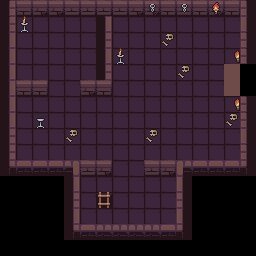

The image is a tile-based game level rendered from a .tmx file. Its description and source (layers, tilesets, objects; grid data summarised) follow:
An orthogonal 16x16 tile map with 16x16 px tiles, 3 tile layers (floor, walls, elements), 2 tilesets and 28 objects (10x item, 5x solid, 3x door, 2x enemy, 2x chest, ...).

<map version="1.10" tiledversion="1.11.2" orientation="orthogonal" renderorder="right-down" width="16" height="16" tilewidth="16" tileheight="16" infinite="0" nextlayerid="14" nextobjectid="151">
 <tileset firstgid="1" source="tilesets/Level1_DungeonEnvironment.tsx" />
 <tileset firstgid="1025" source="tilesets/Dungeon_Tileset.tsx" />
 <layer id="9" name="floor" width="16" height="16">
  <data>[256 cells, 157 non-empty, 2 distinct tile ids]</data>
 </layer>
 <layer id="2" name="walls" width="16" height="16">
  <data>[256 cells, 68 non-empty, 20 distinct tile ids]</data>
 </layer>
 <layer id="4" name="elements" width="16" height="16">
  <data>[256 cells, 14 non-empty, 7 distinct tile ids]</data>
 </layer>
 <objectgroup id="3" name="collisions">
  <object id="79" type="solid" x="0" y="0">
   <polygon points="0,0 256,0 256,64 240,64 240,16 112,16 112,96 80,96 80,80 96,80 96,16 16,16 16,80 48,80 48,96 16,96 16,160 112,160 112,176 0,176" />
  </object>
  <object id="80" x="240" y="96">
   <polygon points="0,0 16,0 16,80 -96,80 -96,64 0,64" />
  </object>
  <object id="81" type="solid" x="64" y="176">
   <polygon points="0,0 0,64 128,64 128,0 112,0 112,48 16,48 16,0" />
  </object>
  <object id="87" type="solid" x="112" y="48">
   <polygon points="0,0 16,0 16,16 0,16" />
  </object>
  <object id="88" type="solid" x="32" y="112">
   <polygon points="0,0 16,0 16,16 0,16" />
  </object>
  <object id="89" type="solid" x="16" y="16">
   <polygon points="0,0 0,16 16,16 16,0" />
  </object>
 </objectgroup>
 <objectgroup id="11" name="doors">
  <object id="98" template="blueprints/door.tx" type="door" x="112" y="160" />
  <object id="101" template="blueprints/door.tx" type="door" x="48" y="80">
   <properties>
    <property name="id" value="door_02" />
   </properties>
  </object>
  <object id="102" template="blueprints/door.tx" type="door" x="240" y="64" width="16" height="32">
   <properties>
    <property name="id" value="door_lateral_01" />
    <property name="lateral" type="bool" value="true" />
   </properties>
  </object>
 </objectgroup>
 <objectgroup id="10" name="triggers">
  <object id="104" type="exit" x="256" y="64" width="16" height="32">
   <properties>
    <property name="final" type="bool" value="false" />
    <property name="targetLevel" value="next" />
   </properties>
  </object>
 </objectgroup>
 <objectgroup id="12" name="spawns">
  <object id="106" type="player_spawn" x="96" y="192" width="16" height="16">
   <properties>
    <property name="id" value="player_start" />
   </properties>
  </object>
  <object id="108" type="enemy" x="208" y="64" width="16" height="16">
   <properties>
    <property name="aggroTiles" type="float" value="5" />
    <property name="enemyType" value="skeleton" />
    <property name="lives" type="int" value="3" />
    <property name="moveSpeed" type="float" value="40" />
    <property name="patrolTiles" type="float" value="1.5" />
   </properties>
  </object>
  <object id="121" type="chest" x="224" y="16" width="16" height="16">
   <properties>
    <property name="isLooted" type="bool" value="false" />
   </properties>
  </object>
  <object id="124" type="enemy" x="48" y="48" width="16" height="16">
   <properties>
    <property name="aggroTiles" type="float" value="5" />
    <property name="enemyType" value="skeleton" />
    <property name="lives" type="int" value="3" />
    <property name="moveSpeed" type="float" value="40" />
    <property name="patrolTiles" type="float" value="1.5" />
   </properties>
  </object>
  <object id="125" type="item" x="112" y="128">
   <properties>
    <property name="itemType" value="coin" />
   </properties>
   <point />
  </object>
  <object id="129" type="item" x="128" y="144">
   <properties>
    <property name="itemType" value="coin" />
   </properties>
   <point />
  </object>
  <object id="130" type="item" x="144" y="128">
   <properties>
    <property name="itemType" value="coin" />
   </properties>
   <point />
  </object>
  <object id="131" type="item" x="80" y="32">
   <properties>
    <property name="itemType" value="coin" />
   </properties>
   <point />
  </object>
  <object id="132" type="item" x="32" y="64">
   <properties>
    <property name="itemType" value="coin" />
   </properties>
   <point />
  </object>
  <object id="141" type="item" x="160" y="192" width="16" height="16">
   <properties>
    <property name="itemType" value="key" />
   </properties>
  </object>
  <object id="142" type="item" x="48" y="16" width="16" height="16">
   <properties>
    <property name="itemType" value="key" />
   </properties>
  </object>
  <object id="145" type="chest" x="176" y="96" width="16" height="16">
   <properties>
    <property name="isLooted" type="bool" value="false" />
   </properties>
  </object>
  <object id="146" type="npc" x="128" y="192" width="16" height="16">
   <properties>
    <property name="messageId" value="intro_01" />
    <property name="npcType" value="skull" />
   </properties>
  </object>
  <object id="139" type="projectile_source" x="176" y="16">
   <properties>
    <property name="dirX" type="float" value="0" />
    <property name="dirY" type="float" value="-1" />
    <property name="fromPlayer" type="bool" value="false" />
    <property name="initialDelay" type="float" value="0.25" />
    <property name="interval" type="float" value="1.5" />
    <property name="speed" type="float" value="105" />
   </properties>
   <point />
  </object>
  <object id="137" type="npc" x="32" y="128" width="16" height="16">
   <properties>
    <property name="messageId" value="intro_02" />
    <property name="npcType" value="skull" />
   </properties>
  </object>
  <object id="148" type="item" x="96" y="160">
   <properties>
    <property name="itemType" value="powerup" />
    <property name="powerUpType" value="speed" />
   </properties>
   <point />
  </object>
  <object id="149" type="item" x="192" y="96">
   <properties>
    <property name="itemType" value="powerup" />
    <property name="powerUpType" value="shield" />
   </properties>
   <point />
  </object>
  <object id="150" type="item" x="16" y="128">
   <properties>
    <property name="itemType" value="powerup" />
    <property name="powerUpType" value="master_key" />
   </properties>
   <point />
  </object>
 </objectgroup>
</map>
